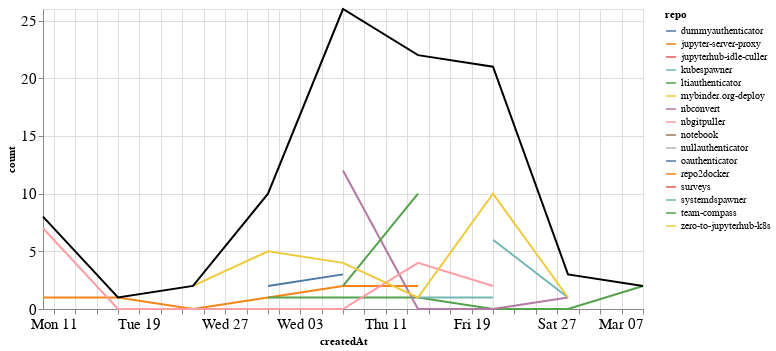

This figure's notebook cell:
### Markdown cell above
### Comments

### Code cell
comments_time = comments.groupby('repo').resample('W', on='createdAt').count()['author'].reset_index()
comments_time = comments_time.rename(columns={'author': 'count'})
comments_time_total = comments_time.groupby('createdAt').agg({"count": "sum"}).reset_index()
ch1 = alt.Chart(comments_time, width=600).mark_line().encode(
    x='createdAt',
    y='count',
    color='repo',
    tooltip="repo"
)

ch2 = alt.Chart(comments_time_total, width=600).mark_line(color="black").encode(
    x='createdAt',
    y='count',
)

ch1 + ch2

### Figure 1 — Vega-Lite specification as saved in the notebook (floating-point values rounded to 4 significant figures)
{"config": {"axisLeft": {"labelFontSize": 15}, "axisBottom": {"labelFontSize": 15}}, "layer": [{"data": {"name": "data-8a0d11485da8be40ad105df5426ffe76"}, "mark": "line", "encoding": {"color": {"type": "nominal", "field": "repo"}, "tooltip": {"type": "nominal", "field": "repo"}, "x": {"type": "temporal", "field": "createdAt"}, "y": {"type": "quantitative", "field": "count"}}, "width": 600}, {"data": {"name": "data-0676bffed28ff3fb2e056b78ed58a31b"}, "mark": {"type": "line", "color": "black"}, "encoding": {"x": {"type": "temporal", "field": "createdAt"}, "y": {"type": "quantitative", "field": "count"}}, "width": 600}], "$schema": "https://vega.github.io/schema/vega-lite/v4.8.1.json", "datasets": {"data-8a0d11485da8be40ad105df5426ffe76": [{"repo": "dummyauthenticator", "createdAt": "2021-02-14T00:00:00", "count": 1}, {"repo": "jupyter-server-proxy", "createdAt": "2021-01-10T00:00:00", "count": 1}, {"repo": "jupyter-server-proxy", "createdAt": "2021-01-17T00:00:00", "count": 1}, {"repo": "jupyter-server-proxy", "createdAt": "2021-01-24T00:00:00", "count": 0}, {"repo": "jupyter-server-proxy", "createdAt": "2021-01-31T00:00:00", "count": 1}, {"repo": "jupyter-server-proxy", "createdAt": "2021-02-07T00:00:00", "count": 2}, {"repo": "jupyter-server-proxy", "createdAt": "2021-02-14T00:00:00", "count": 2}, {"repo": "jupyterhub-idle-culler", "createdAt": "2021-01-31T00:00:00", "count": 1}, {"repo": "kubespawner", "createdAt": "2021-02-21T00:00:00", "count": 6}, {"repo": "kubespawner", "createdAt": "2021-02-28T00:00:00", "count": 1}, {"repo": "ltiauthenticator", "createdAt": "2021-01-31T00:00:00", "count": 1}, {"repo": "ltiauthenticator", "createdAt": "2021-02-07T00:00:00", "count": 1}, {"repo": "ltiauthenticator", "createdAt": "2021-02-14T00:00:00", "count": 1}, {"repo": "ltiauthenticator", "createdAt": "2021-02-21T00:00:00", "count": 0}, {"repo": "ltiauthenticator", "createdAt": "2021-02-28T00:00:00", "count": 0}, {"repo": "ltiauthenticator", "createdAt": "2021-03-07T00:00:00", "count": 2}, {"repo": "mybinder.org-deploy", "createdAt": "2021-02-14T00:00:00", "count": 1}, {"repo": "nbconvert", "createdAt": "2021-02-07T00:00:00", "count": 12}, {"repo": "nbconvert", "createdAt": "2021-02-14T00:00:00", "count": 0}, {"repo": "nbconvert", "createdAt": "2021-02-21T00:00:00", "count": 0}, {"repo": "nbconvert", "createdAt": "2021-02-28T00:00:00", "count": 1}, {"repo": "nbgitpuller", "createdAt": "2021-01-10T00:00:00", "count": 7}, {"repo": "nbgitpuller", "createdAt": "2021-01-17T00:00:00", "count": 0}, {"repo": "nbgitpuller", "createdAt": "2021-01-24T00:00:00", "count": 0}, {"repo": "nbgitpuller", "createdAt": "2021-01-31T00:00:00", "count": 0}, {"repo": "nbgitpuller", "createdAt": "2021-02-07T00:00:00", "count": 0}, {"repo": "nbgitpuller", "createdAt": "2021-02-14T00:00:00", "count": 4}, {"repo": "nbgitpuller", "createdAt": "2021-02-21T00:00:00", "count": 2}, {"repo": "notebook", "createdAt": "2021-02-07T00:00:00", "count": 2}, {"repo": "nullauthenticator", "createdAt": "2021-02-14T00:00:00", "count": 1}, {"repo": "oauthenticator", "createdAt": "2021-01-31T00:00:00", "count": 2}, {"repo": "oauthenticator", "createdAt": "2021-02-07T00:00:00", "count": 3}, {"repo": "repo2docker", "createdAt": "2021-02-21T00:00:00", "count": 1}, {"repo": "surveys", "createdAt": "2021-02-21T00:00:00", "count": 1}, {"repo": "systemdspawner", "createdAt": "2021-02-14T00:00:00", "count": 1}, {"repo": "systemdspawner", "createdAt": "2021-02-21T00:00:00", "count": 1}, {"repo": "team-compass", "createdAt": "2021-02-07T00:00:00", "count": 2}, {"repo": "team-compass", "createdAt": "2021-02-14T00:00:00", "count": 10}, {"repo": "zero-to-jupyterhub-k8s", "createdAt": "2021-01-24T00:00:00", "count": 2}, {"repo": "zero-to-jupyterhub-k8s", "createdAt": "2021-01-31T00:00:00", "count": 5}, {"repo": "zero-to-jupyterhub-k8s", "createdAt": "2021-02-07T00:00:00", "count": 4}, {"repo": "zero-to-jupyterhub-k8s", "createdAt": "2021-02-14T00:00:00", "count": 1}, {"repo": "zero-to-jupyterhub-k8s", "createdAt": "2021-02-21T00:00:00", "count": 10}, {"repo": "zero-to-jupyterhub-k8s", "createdAt": "2021-02-28T00:00:00", "count": 1}], "data-0676bffed28ff3fb2e056b78ed58a31b": [{"createdAt": "2021-01-10T00:00:00", "count": 8}, {"createdAt": "2021-01-17T00:00:00", "count": 1}, {"createdAt": "2021-01-24T00:00:00", "count": 2}, {"createdAt": "2021-01-31T00:00:00", "count": 10}, {"createdAt": "2021-02-07T00:00:00", "count": 26}, {"createdAt": "2021-02-14T00:00:00", "count": 22}, {"createdAt": "2021-02-21T00:00:00", "count": 21}, {"createdAt": "2021-02-28T00:00:00", "count": 3}, {"createdAt": "2021-03-07T00:00:00", "count": 2}]}}
